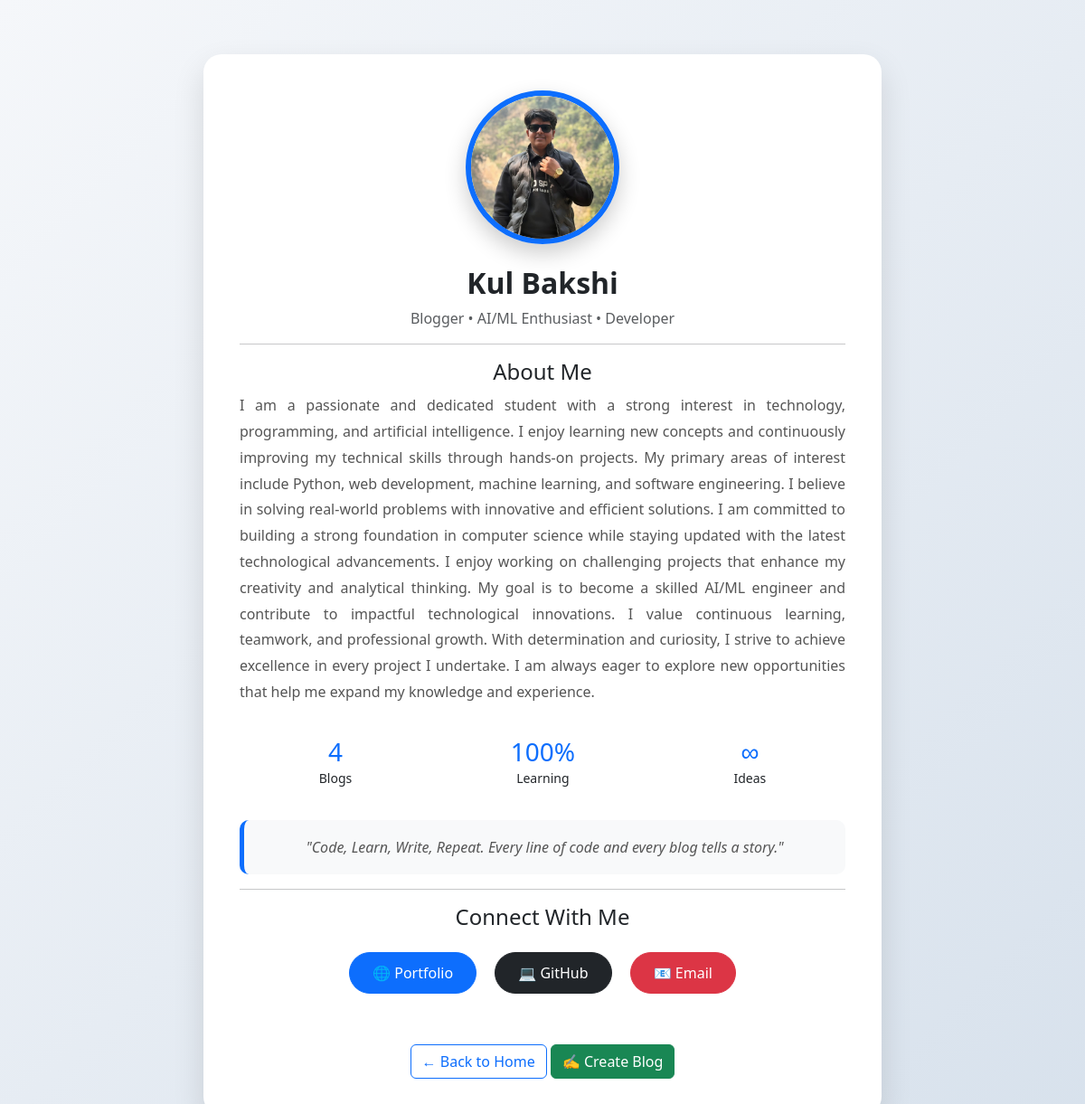
Page /accounts (signed in) on the committed database.
### app.py (models this page shows)
class User(db.Model):
    id = db.Column(db.Integer, primary_key=True)
    name = db.Column(db.String(100), nullable=False)
    username = db.Column(db.String(100), unique=True, nullable=False)
    password = db.Column(db.String(100), nullable=False)
    bio = db.Column(db.Text, nullable=True)
    url = db.Column(db.Text, nullable=True)
    git = db.Column(db.Text, nullable=True)

### app.py (the view)
@app.route('/accounts')
def account():
    user = User.query.filter_by(username=session['user']).first_or_404()
    blogs = Blog.query.filter_by(author=user.username).all()
    return render_template(
        'account.html',
        user=user,
        blogs=blogs
    )

### Templates/account.html (shortened to what this page needs)
<!doctype html>
<html lang="en">
<head>
    <link href="https://cdn.jsdelivr.net/npm/bootstrap@5.3.8/dist/css/bootstrap.min.css" rel="stylesheet">
</head>
<body>
<div class="container">
    <div class="profile-card text-center">
        <img src="../static/images/user.jpeg" class="profile-img mb-4">
        <h2 class="fw-bold">{{user.name}}</h2>
        <p class="text-muted">Blogger • AI/ML Enthusiast • Developer</p>
        <hr>
        <h4>About Me</h4>
        <p class="bio">
            {{user.bio}}
        </p>
        <div class="stats">
            <div class="stat-box">
                <h3>{{ blogs|length }}</h3>
                <small>Blogs</small>
            </div>
            <div class="stat-box">
                <h3>100%</h3>
                <small>Learning</small>
            </div>
            <div class="stat-box">
                <h3>∞</h3>
                <small>Ideas</small>
            </div>
        </div>
        <div class="quote">
            "Code, Learn, Write, Repeat. Every line of code and every blog tells a story."
        </div>
        <hr>
        <h4 class="mb-3">Connect With Me</h4>
        <a href="{{user.url}}"
           class="btn btn-primary social-btn"
           target="_blank">
            🌐 Portfolio
        </a>
        <a href="{{user.git}}"
           class="btn btn-dark social-btn"
           target="_blank">
            💻 GitHub
        </a>
        <a href="{{user.username}}"
           class="btn btn-danger social-btn">
            📧 Email
        </a>
        <div class="mt-5">
            <a href="{{ url_for('home') }}" class="btn btn-outline-primary">
                ← Back to Home
            </a>
            <a href="{{ url_for('create_blog') }}" class="btn btn-success">
                ✍ Create Blog
            </a>
        </div>
    </div>
</div>
</body>
</html>

### Templates/account.html (style rules this page uses)
body { background: linear-gradient(135deg,#f5f7fa,#d7e1ec); font-family: 'Segoe UI',sans-serif; }
.profile-card { max-width:750px; margin:60px auto; background:white; border-radius:20px; padding:40px; box-shadow:0 15px 35px rgba(0,0,0,.12); transition:.3s; }
.profile-img { width:170px; height:170px; border-radius:50%; object-fit:cover; border:6px solid #0d6efd; box-shadow:0 10px 25px rgba(0,0,0,.2); }
.bio { color:#555; line-height:1.8; text-align:justify; }
.stats { display:flex; justify-content:space-around; margin:35px 0; }
.stat-box { text-align:center; }
.stat-box h3 { color:#0d6efd; margin-bottom:0; }
.social-btn { margin:8px; padding:10px 25px; border-radius:30px; transition:.3s; }
.quote { background:#f8f9fa; border-left:5px solid #0d6efd; padding:18px; border-radius:10px; font-style:italic; color:#555; }

### rows in the picture
User: name "Kul Bakshi", bio "I am a passionate and dedicated student with a strong interest in technology, programming, and artificial intelligence. I enjoy learning new concepts and continuously improving my technical skills through hands-on projects. My primary areas of interest include Python, web development, machine learning, and software engineering. I believe in solving real-world problems with innovative and efficient solutions. I am committed to building a strong foundation in computer science while staying updated with the latest technological advancements. I enjoy working on challenging projects that enhance my creativity and analytical thinking. My goal is to become a skilled AI/ML engineer and contribute…"

### other values in the picture
{{ blogs|length }} "4"
